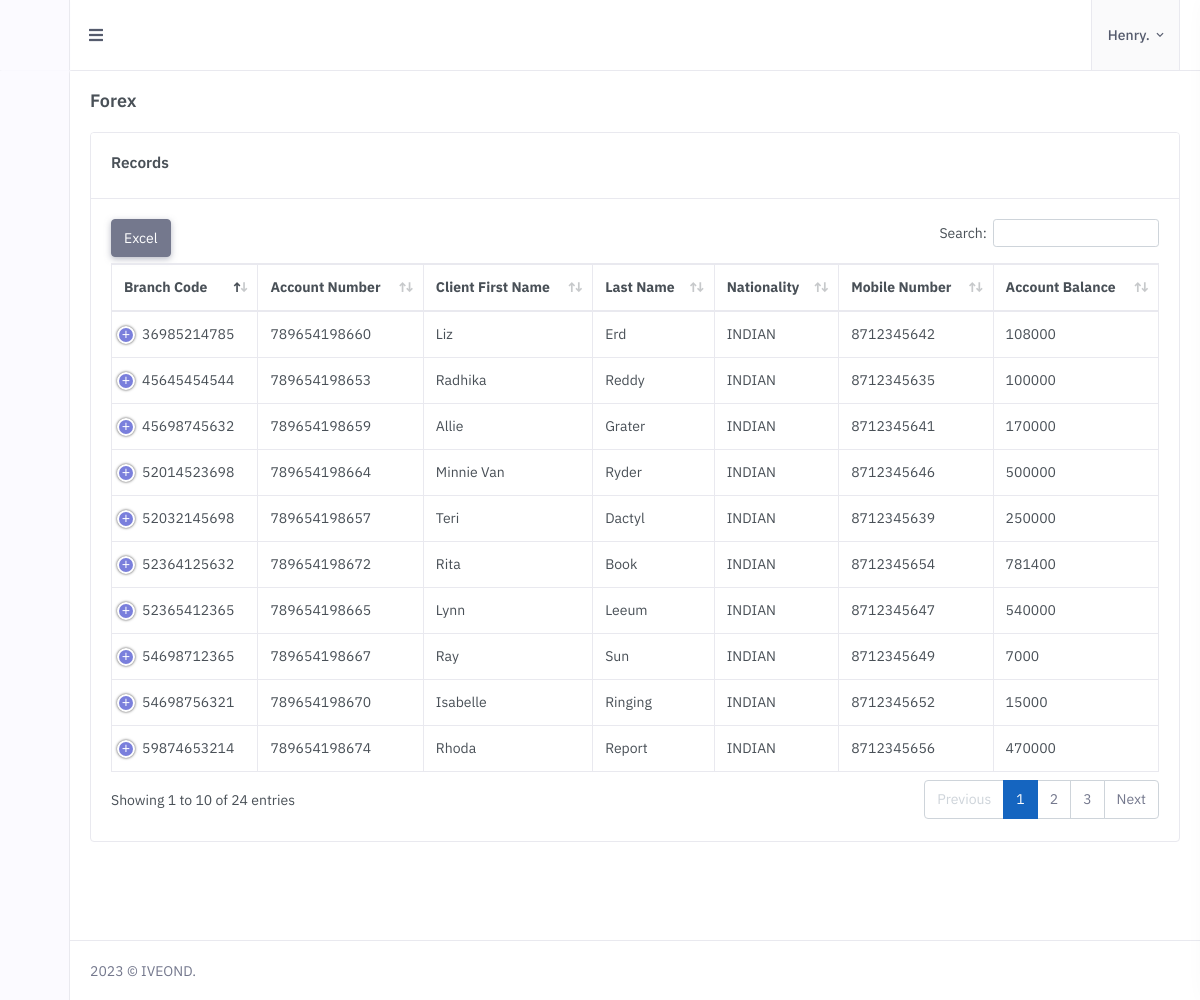
The page /existing-emp-data.php (signed in) on the database its author committed.
### tables this page shows
CREATE TABLE `forex` (
  `id` int(11) NOT NULL,
  `branchcode` varchar(222) NOT NULL,
  `cardnumber` varchar(222) NOT NULL,
  `first_name` varchar(222) NOT NULL,
  `last_name` varchar(222) NOT NULL,
  `mother_name` varchar(222) NOT NULL,
  `status` varchar(255) NOT NULL,
  `gender` varchar(255) NOT NULL,
  `nationality` varchar(255) NOT NULL,
  `date` varchar(255) NOT NULL,
  `traveltype` varchar(255) NOT NULL,
  `traveldate` varchar(255) NOT NULL,
  `pincode` varchar(255) NOT NULL,
  `mobilephone` varchar(255) NOT NULL,
  `emailid` varchar(255) NOT NULL,
  `pasportnumber` varchar(255) NOT NULL,
  `pasportexpirydate` varchar(255) NOT NULL,
  `branchnumber` varchar(255) NOT NULL,
  `forigncurrency` varchar(255) NOT NULL,
  `amouttobeload` varchar(255) NOT NULL,
  `createdat` datetime NOT NULL DEFAULT current_timestamp() ON UPDATE current_timestamp(),
  `title` varchar(255) NOT NULL,
  `to_currency` varchar(255) NOT NULL,
  `amount_loaded` varchar(255) NOT NULL,
  `account_balance` varchar(255) NOT NULL,
  `card_issued_date` varchar(255) NOT NULL,
  `charges` varchar(255) NOT NULL,
  `total_amount` varchar(255) NOT NULL,
  `active` varchar(255) NOT NULL
);

### existing-emp-data.php (the view, shortened to what this page needs)
<?php include 'layouts/head-main.php'; ?>
<?php include 'layouts/config.php'; ?>
<head>
    <link href="assets/libs/datatables.net-bs4/css/dataTables.bootstrap4.min.css" rel="stylesheet" type="text/css" />
    <link href="assets/libs/datatables.net-buttons-bs4/css/buttons.bootstrap4.min.css" rel="stylesheet"
        type="text/css" />
    <link href="assets/libs/datatables.net-responsive-bs4/css/responsive.bootstrap4.min.css" rel="stylesheet"
        type="text/css" />
    <link href="assets/libs/sweetalert2/sweetalert2.min.css" rel="stylesheet" type="text/css" />
    <?php include 'layouts/head-style.php'; ?>
</head>
<?php include 'layouts/body.php'; ?>
<div id="layout-wrapper">
<?php include 'layouts/vertical-menu-forex.php'; ?>
    <div class="main-content">
        <div class="page-content">
            <div class="container-fluid">
                <div class="row">
                    <div class="col-12">
                        <div class="page-title-box d-sm-flex align-items-center justify-content-between">
                            <h4 class="mb-sm-0 font-size-18">Forex</h4>
                        </div>
                    </div>
                </div>
                <div class="row">
                    <div class="col-12">
                        <div class="card">
                            <div class="card-header">
                                <h4 class="card-title">Records</h4>
                            </div>
                            <div class="card-body">
                                <table id="datatable-buttons" class="table table-bordered dt-responsive nowrap w-100">
                                    <thead>
                                        <tr>
                                        <th>Branch code</th>
                                        <th>Account number</th>
                                        <th>Client First Name</th>
                                        <th>Last Name</th>
                                        <th>Nationality</th>
                                        <th> Mobile Number</th>
                                        <th>Account Balance</th>
                                        </tr>
                                    </thead>
                                    <tbody>
                                        <?php
                                            $sql = "SELECT * FROM `forex`";
                                            $result = $link->query($sql);
                                            if ($result->num_rows > 0) {
                                                while($row = $result->fetch_assoc()) {
                                                    echo "<tr>\n";
                                                    echo "    <td>".$row["branchcode"]."</td>\n";
                                                    echo "    <td>".$row["cardnumber"]."</td>\n";
                                                    echo "    <td>".$row["first_name"]."</td>\n";
                                                    echo "    <td>".$row["last_name"]."</td>\n";
                                                    echo "    <td>".$row["nationality"]."</td>\n";
                                                    echo "    <td>".$row["mobilephone"]."</td>\n";
                                                    echo "    <td>".$row["account_balance"]."</td>\n";
                                                    echo "</tr>\n";
                                                }
                                            }
                                        ?>
                                    </tbody>
                                </table>
                            </div>
                        </div>
                    </div>
                </div>
            </div>
        </div>
        <?php include 'layouts/footer.php'; ?>
    </div>
</body>
</html>

### layouts/head-main.php (shortened to what this page needs)
<?php
$lang = "en";
if( isset( $_SESSION['lang'] ) ) {
    $lang = $_SESSION['lang'];
}else {
    $lang = "en";
}
?>
<!DOCTYPE html>
<html lang="<?php echo $lang ?>">

### layouts/head-style.php (shortened to what this page needs)
<link rel="stylesheet" href="assets/css/preloader.min.css" type="text/css" />
<link href="assets/css/bootstrap.min.css" id="bootstrap-style" rel="stylesheet" type="text/css" />
<link href="assets/css/icons.min.css" rel="stylesheet" type="text/css" />
<link href="assets/css/app.min.css" id="app-style" rel="stylesheet" type="text/css" />

### layouts/body.php
<body>

### layouts/vertical-menu-forex.php (shortened to what this page needs)
<header id="page-topbar">
    <div class="navbar-header">
        <div class="d-flex">
            <div class="navbar-brand-box">
                <a href="index.php" class="logo logo-dark">
                    <div class="pb-2">
                    </div>
                </a>
            </div>
            <button type="button" class="btn btn-sm px-3 font-size-16 header-item" id="vertical-menu-btn">
                <i class="fa fa-fw fa-bars"></i>
            </button>
        </div>
        <div class="dropdown d-inline-block">
            <button type="button" class="btn header-item bg-soft-light border-start border-end"
                id="page-header-user-dropdown" data-bs-toggle="dropdown" aria-haspopup="true" aria-expanded="false">
                <span class="d-none d-xl-inline-block ms-1 fw-medium"><?php echo  $_SESSION["username"] ?>.</span>
                <i class="mdi mdi-chevron-down d-none d-xl-inline-block"></i>
            </button>
        </div>
    </div>
    </div>
<div class="vertical-menu">
    <div data-simplebar class="h-100">
        <div id="sidebar-menu">
            <ul class="metismenu list-unstyled" id="side-menu">
                <li>
                    <a href="forex.php">
                        <i data-feather=""></i>
                    </a>
                </li>
                <li>
                    <a href="existing-emp-data.php">
                        <i data-feather="forex.php"></i>
                    </a>
                </li>
                <li>
                    <a href="request-forex.php">
                        <i data-feather=""></i>
                    </a>
                </li>
            </ul>
        </div>
    </div>
</div>

### layouts/footer.php (shortened to what this page needs)
<footer class="footer">
    <div class="container-fluid">
        <div class="row">
            <div class="col-sm-6">
                <script>document.write(new Date().getFullYear())</script> © IVEOND.
            </div>
            <div class="col-sm-6">
            </div>
        </div>
    </div>
</footer>

### layouts/head-style.php (style rules this page uses)
thead th { text-transform:capitalize; }

### existing-emp-data.php (style rules this page uses)
th { text-transform:capitalize; }

### rows shown on the page
forex: branchcode "45645454544", cardnumber "789654198653", first_name "Radhika", last_name "Reddy", nationality "INDIAN", mobilephone "8712345635", account_balance "100000"
forex: branchcode "52032145698", cardnumber "789654198657", first_name "Teri", last_name "Dactyl", nationality "INDIAN", mobilephone "8712345639", account_balance "250000"
forex: branchcode "45698745632", cardnumber "789654198659", first_name "Allie", last_name "Grater", nationality "INDIAN", mobilephone "8712345641", account_balance "170000"
forex: branchcode "36985214785", cardnumber "789654198660", first_name "Liz", last_name "Erd", nationality "INDIAN", mobilephone "8712345642", account_balance "108000"
forex: branchcode "52014523698", cardnumber "789654198664", first_name "Minnie Van", last_name "Ryder", nationality "INDIAN", mobilephone "8712345646", account_balance "500000"
forex: branchcode "52365412365", cardnumber "789654198665", first_name "Lynn", last_name "Leeum", nationality "INDIAN", mobilephone "8712345647", account_balance "540000"
forex: branchcode "54698712365", cardnumber "789654198667", first_name "Ray", last_name "Sun", nationality "INDIAN", mobilephone "8712345649", account_balance "7000"
forex: branchcode "54698756321", cardnumber "789654198670", first_name "Isabelle", last_name "Ringing", nationality "INDIAN", mobilephone "8712345652", account_balance "15000"
forex: branchcode "52364125632", cardnumber "789654198672", first_name "Rita", last_name "Book", nationality "INDIAN", mobilephone "8712345654", account_balance "781400"
forex: branchcode "59874653214", cardnumber "789654198674", first_name "Rhoda", last_name "Report", nationality "INDIAN", mobilephone "8712345656", account_balance "470000"

### other values the page prints
$_SESSION["username"] "Henry"
